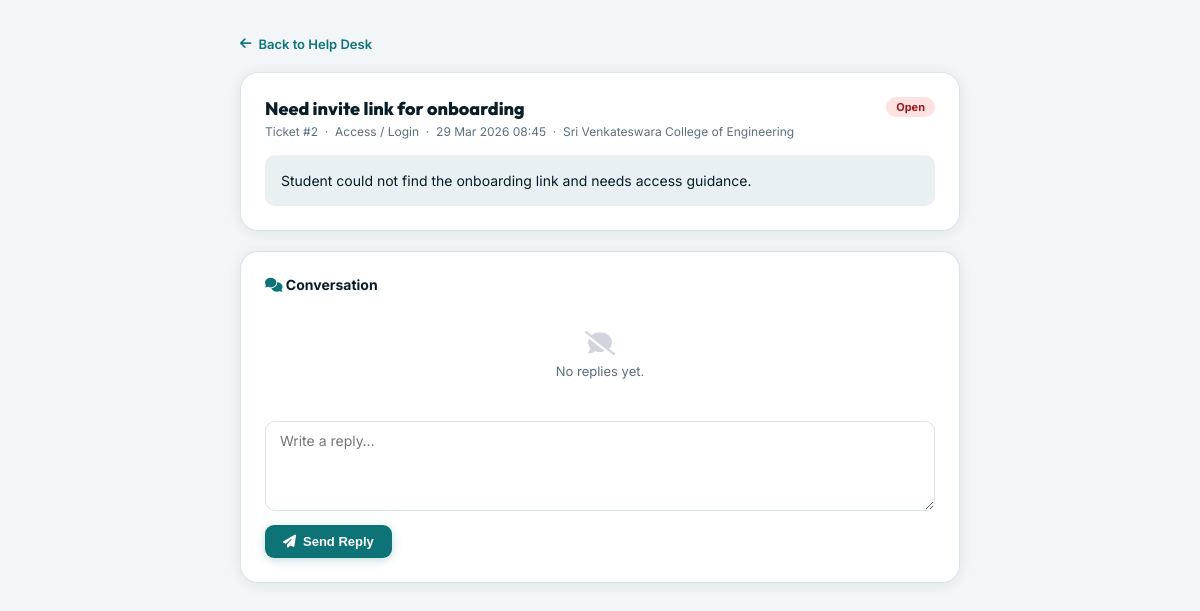
Screenshot of /dashboard/helpdesk/ticket/2/ (signed in) with the database file from the repository.
### students/models.py (models this page shows, shortened)
class HelpDeskTicket(models.Model):
    ISSUE_TYPES = (
        ('ACCESS', 'Access / Login'),
        ('ACADEMIC', 'Academic'),
        ('FEES', 'Fees'),
        ('TECHNICAL', 'Technical'),
        ('GENERAL', 'General'),
    )
    STATUS_CHOICES = (
        ('OPEN', 'Open'),
        ('IN_PROGRESS', 'In Progress'),
        ('RESOLVED', 'Resolved'),
    )
    college = models.ForeignKey(College, on_delete=models.CASCADE, null=True, blank=True, related_name='helpdesk_tickets')
    submitted_by = models.ForeignKey(User, on_delete=models.SET_NULL, null=True, blank=True, related_name='helpdesk_tickets')
    name = models.CharField(max_length=100)
    email = models.EmailField()
    issue_type = models.CharField(max_length=20, choices=ISSUE_TYPES, default='GENERAL')
    subject = models.CharField(max_length=150)
    description = models.TextField()
    status = models.CharField(max_length=20, choices=STATUS_CHOICES, default='OPEN')
    created_at = models.DateTimeField(auto_now_add=True)
    updated_at = models.DateTimeField(auto_now=True)

class College(models.Model):
    name = models.CharField(max_length=150, unique=True)
    code = models.CharField(max_length=30, unique=True)
    city = models.CharField(max_length=100, blank=True)
    state = models.CharField(max_length=100, blank=True)
    logo = models.ImageField(upload_to='college_logos/', null=True, blank=True)
    student_id_rule = models.CharField(max_length=100, default='{YEAR}-{CODE}-{DEPT}-{SERIAL}')
    faculty_id_rule = models.CharField(max_length=100, default='FAC-{CODE}-{SERIAL}')
    email = models.EmailField(null=True, blank=True)
    website = models.URLField(null=True, blank=True)
    is_active = models.BooleanField(default=True)
    created_at = models.DateTimeField(auto_now_add=True)

### students/views/_legacy.py (the view, shortened to what this page needs)
# urls.py: path('dashboard/helpdesk/ticket/<int:pk>/', views.ticket_detail_view, name='ticket_detail'),
@login_required
def ticket_detail_view(request, pk):
    ticket = get_object_or_404(HelpDeskTicket, pk=pk)
    is_owner = (ticket.submitted_by == request.user)
    role = _get_user_role(request.user)
    is_staff = (
        request.user.is_superuser or
        (role and role.role in (1, 2, 6) and (
            ticket.college is None or
            ticket.college == _get_user_college(request.user)
        ))
    )
    if not (is_owner or is_staff):
        raise PermissionDenied
    comments = ticket.comments.all().select_related('author').order_by('created_at')
    return render(request, 'helpdesk_detail.html', {
        'ticket': ticket, 'comments': comments, 'is_staff': is_staff
    })

### students/context_processors.py (called while the page is built, shortened)
def college_branding(request):
    if not request.user.is_authenticated or request.user.is_superuser:
        return {}

### students/views/_legacy.py (called while the page is built)
def _get_user_role(user):
    try:
        return user.userrole
    except UserRole.DoesNotExist:
        return None

### templates/helpdesk_detail.html (shortened to what this page needs)
{% extends 'base.html' %}
{% block body %}
<div class="wrap">
  <a href="{% url 'helpdesk' %}" class="back"><i class="fas fa-arrow-left"></i> Back to Help Desk</a>
  <div class="card">
    <div class="ticket-head">
      <div>
        <div class="ticket-title">{{ ticket.subject }}</div>
        <div class="ticket-meta">
          Ticket #{{ ticket.id }} &nbsp;·&nbsp; {{ ticket.get_issue_type_display }}
          &nbsp;·&nbsp; {{ ticket.created_at|date:"d M Y H:i" }}
          {% if ticket.college %}&nbsp;·&nbsp; {{ ticket.college.name }}{% endif %}
        </div>
      </div>
      <span class="badge badge-{{ ticket.status|lower }}">{{ ticket.get_status_display }}</span>
    </div>
    <div class="desc">{{ ticket.description }}</div>
  </div>
  <div class="card">
    <div style="font-size:14px;font-weight:700;color:var(--deep);margin-bottom:14px">
      <i class="fas fa-comments" style="color:var(--teal)"></i> Conversation
    </div>
    {% if comments %}
      {% for comment in comments %}
      <div class="comment {% if comment.is_admin_reply %}admin-comment{% endif %}">
        <div class="comment-author">
          {% if comment.is_admin_reply %}<i class="fas fa-user-shield" style="color:var(--teal);font-size:10px"></i> Support Team{% else %}{{ comment.author.get_full_name|default:comment.author.username }}{% endif %}
        </div>
        <div class="comment-body">{{ comment.message }}</div>
        <div class="comment-time">{{ comment.created_at|date:"d M Y H:i" }}</div>
      </div>
      {% endfor %}
    {% else %}
      <div style="text-align:center;padding:24px 0;color:var(--muted);font-size:13px">
        <i class="fas fa-comment-slash" style="font-size:24px;display:block;margin-bottom:8px;color:#d1d5db"></i>
        No replies yet.
      </div>
    {% endif %}
    {% if ticket.status != 'RESOLVED' %}
    <form method="POST" style="margin-top:18px">
      <textarea name="message" placeholder="Write a reply…" required></textarea>
      <div style="margin-top:10px">
        <button type="submit" class="btn btn-teal"><i class="fas fa-paper-plane"></i> Send Reply</button>
      </div>
    </form>
    {% endif %}
  </div>
</div>
{% endblock %}

### templates/base.html (style rules this page uses)
*,*::before,*::after { margin:0;padding:0;box-sizing:border-box }
:root { --teal:#0d7377;--teal-lt:#14a085;--teal-dk:#095c60; --gold:#e6a817;--gold-lt:#f5c842; --deep:#071e26;--deep2:#0b2d38; --bg:#f2f6f8;--surface:#fff;--surface2:#e8f0f3; --border:#d8e4ea;--text:#0d1f2d;--muted:#5a7080; --green:#10b981;--red:#ef4444;--warning:#f59e0b; --sh:0 2px 14px rgba(7,30,38,.08); --sh-md:0 6px 28px rgba(7,30,38,.12); --r:10px;--r-lg:18px; }
html { scroll-behavior:smooth }
body { font-family:'Inter',sans-serif;background:var(--bg);color:var(--text);min-height:100vh }
a { text-decoration:none }
.btn { display:inline-flex;align-items:center;gap:7px;padding:9px 20px;border-radius:8px;font-size:14px;font-weight:600;cursor:pointer;border:none;transition:all .2s }
.btn-teal { background:var(--teal);color:#fff;box-shadow:0 2px 10px rgba(13,115,119,.25) }
.card { background:var(--surface);border-radius:var(--r-lg);border:1px solid var(--border);padding:24px;box-shadow:var(--sh) }
.badge { display:inline-flex;align-items:center;gap:4px;padding:3px 10px;border-radius:99px;font-size:11px;font-weight:700 }

### templates/helpdesk_detail.html (style rules this page uses)
:root { --teal:#0d7377;--deep:#071e26;--muted:#5a7080;--border:#d8e4ea;--surface2:#e8f0f3;--bg:#f2f6f8;--r:10px;--r-lg:18px;--sh:0 2px 14px rgba(7,30,38,.08) }
body { background:var(--bg);font-family:'Inter',sans-serif }
.wrap { max-width:760px;margin:0 auto;padding:32px 20px }
.back { display:inline-flex;align-items:center;gap:7px;color:var(--teal);font-size:13px;font-weight:600;text-decoration:none;margin-bottom:20px }
.card { background:#fff;border:1px solid var(--border);border-radius:var(--r-lg);box-shadow:var(--sh);padding:24px;margin-bottom:20px }
.ticket-head { display:flex;justify-content:space-between;align-items:flex-start;gap:12px;flex-wrap:wrap;margin-bottom:16px }
.ticket-title { font-family:'Outfit',sans-serif;font-size:18px;font-weight:800;color:var(--deep) }
.ticket-meta { font-size:12px;color:var(--muted);margin-top:4px }
.badge { display:inline-block;padding:3px 10px;border-radius:99px;font-size:11px;font-weight:700 }
.badge-open { background:#fee2e2;color:#991b1b }
.desc { font-size:14px;color:var(--deep);line-height:1.7;background:var(--surface2);border-radius:var(--r);padding:14px 16px }
textarea { width:100%;padding:10px 14px;border:1.5px solid var(--border);border-radius:var(--r);font-size:14px;font-family:'Inter',sans-serif;resize:vertical;min-height:90px;outline:none;transition:border-color .2s }
.btn { display:inline-flex;align-items:center;gap:7px;padding:9px 18px;border-radius:9px;font-size:13px;font-weight:600;border:none;cursor:pointer;text-decoration:none;transition:all .2s }
.btn-teal { background:var(--teal);color:#fff }

### rows the page displays
HelpDeskTicket: subject "Need invite link for onboarding", id "2", issue_type "Access / Login", created_at "29 Mar 2026 08:45", college.name "Sri Venkateswara College of Engineering", status "Open", description "Student could not find the onboarding link and needs access guidance."
